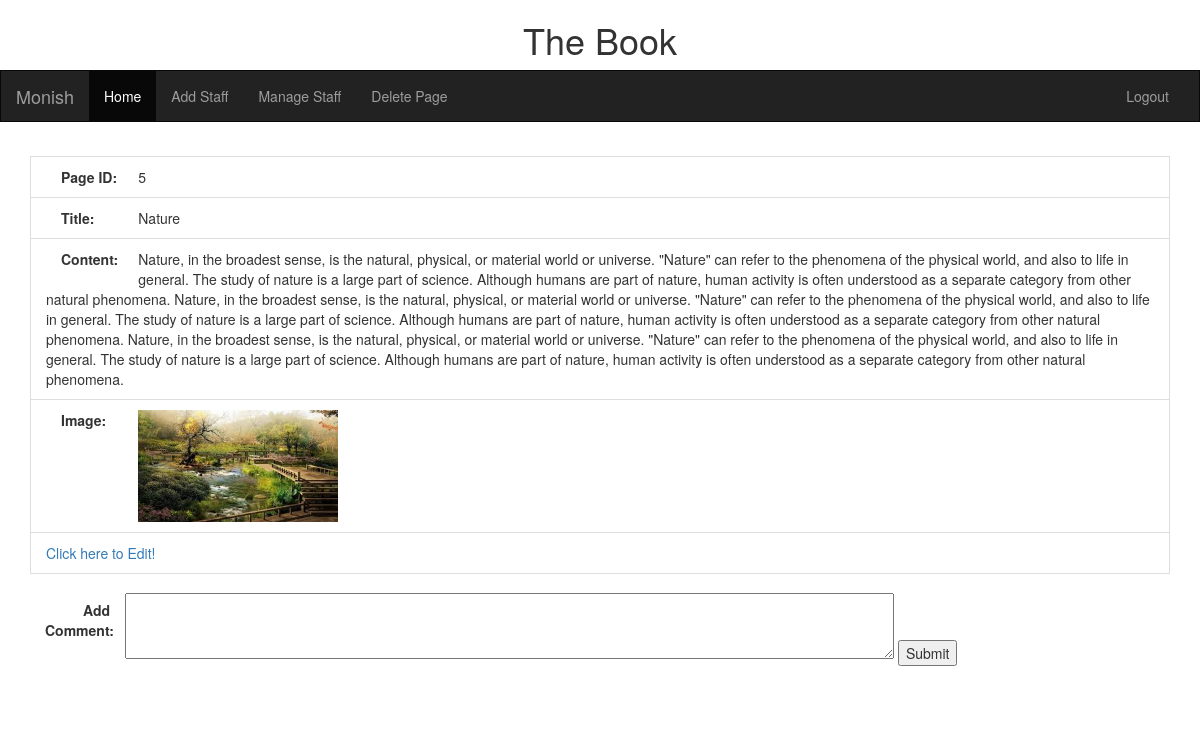
Page /view/page/Nature/ (signed in) on the earlier database version.
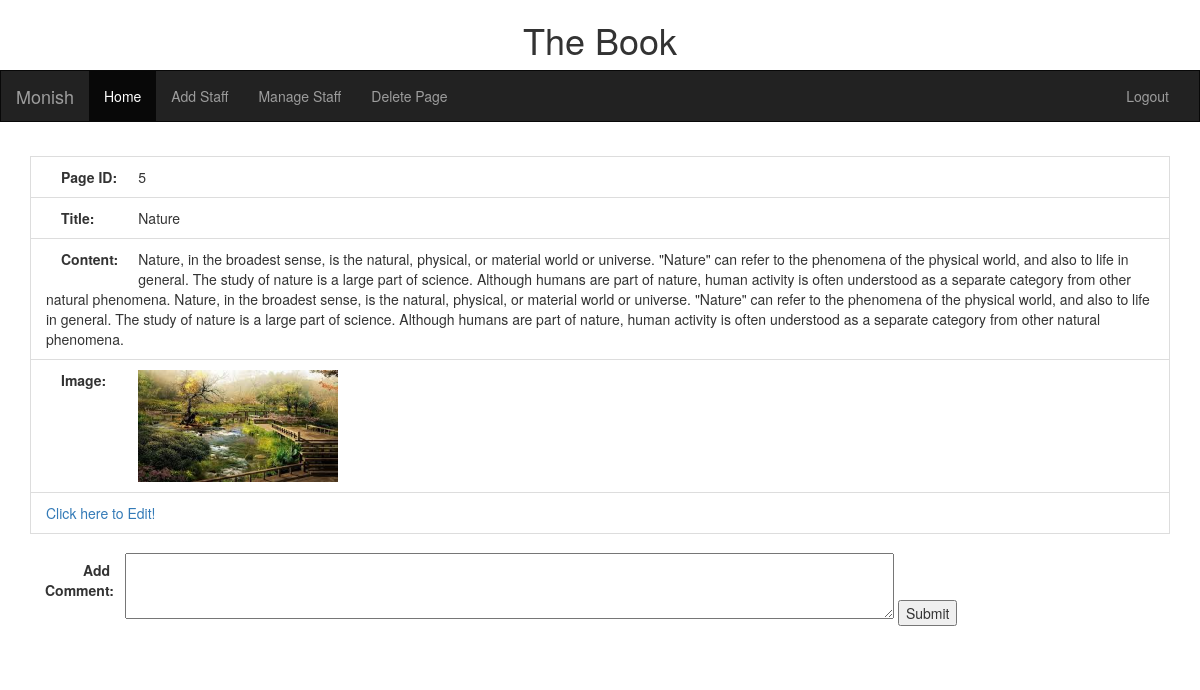
Same page on the later database version.
### BookApp/models.py (models this page shows, shortened)
class Topic(models.Model):
    topic_id = models.AutoField(primary_key=True)
    title = models.CharField(max_length=100, unique=True)
    content = models.TextField()
    image = models.FileField(null=True, blank=True, default="default.jpeg")
    updated = models.DateTimeField(auto_now=True, auto_now_add=False)
    timestamp = models.DateTimeField(auto_now=False, auto_now_add=True)
    min_accessing_level = models.IntegerField()

### BookApp/views.py (the view)
# urls.py: url(r'^view/page/(?P<topic_name>[A-Za-z0-9 -]+)/$',views.viewPage,name="view-page"),
@login_required
def viewPage(request, topic_name=""):
    topic_list = Topic.objects.values_list('title', flat=True)
    if topic_name in topic_list:
        obj = AccessLevel.objects.get(user = request.user)
        access_level = obj.access_level
        topic= Topic.objects.get(title=topic_name)
        if topic.min_accessing_level <= access_level:
            comments = Comment.objects.filter(topic = topic)
            return render(request,"Book/view-page.html", {"content":topic,"comments":comments})
        else:
            return render(request,"Book/access-denied.html")
    else:
        return HttpResponseRedirect(reverse('page-not-found',kwargs={'topic_name': topic_name}))

### BookApp/templates/Book/view-page.html (shortened to what this page needs)
{% extends "Book/base.html"%}
{%block content%}
<div class="container" style="margin-top:1em;">
    <div class="row">
        <div class="col-xs-12">
            <li class="list-group">
                <li class="list-group-item"><label class="control-label col-sm-1">Page ID:</label>{{content.pk}} </li>
                <li class="list-group-item"><label class="control-label col-sm-1">Title:</label>{{content.title}} </li>
                <li class="list-group-item"><label class="control-label col-sm-1">Content:</label>{{content.content}} </li>
                <li class="list-group-item" ><label class="control-label col-sm-1">Image:</label><img  src="{{ content.image.url}}" height="200" width="200" class="img-responsive" /> </li>
                <li class="list-group-item"><a href="{% url 'edit-page' content.pk%}">Click here to Edit!</a> </li>
                 </ul><br>
            <div id="register" class="animate form" style="padding-bottom:2%">
                <form method="POST" autocomplete="on" class="form-horizontal" action="{% url 'add-comment' %}">{% csrf_token %}
                    <label for="comment" class="control-label col-sm-1">Add Comment:</label>
                    <textarea rows="3" id="comment" name="comment" cols="100" required></textarea>
                    <input type="submit" value="Submit">
                </form>
            </div>
        </div>
    </div>
</div>
{%endblock%}

Differences in the rows shown:
changed Topic "Nature": content "…from other natural phenomena. Nature, in the broadest sense, is the natural, physical, or material world or universe. \"Nature\" can refer to the phenomena of the physical world, and also to life in general. The study of nature is a large part of science. Although humans are part of nature, human activity is often understood as a separate category from other natural phenomena." → "…from other natural phenomena."
